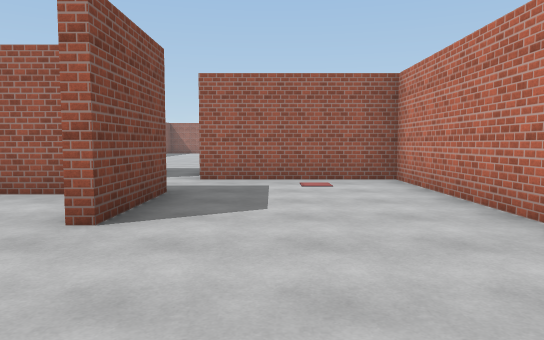
view 1 (above)

16 first-person views from a walk through a 3-D level made in the Unity game engine. The camera is 1.4 m above the floor, tilts 4° down and sees 70° across. The floor is counted in squares, 2 m on a side. Each view is taken from the middle of a square. On the plan, view 1 faces up. The plan holds only what a view shows up to about 11 squares ahead; the rest is blank. The place goes on beyond the plan. The player is left out. Some animated figures are left out. Surface patterns are stand-ins for the level's own textures.

view 2
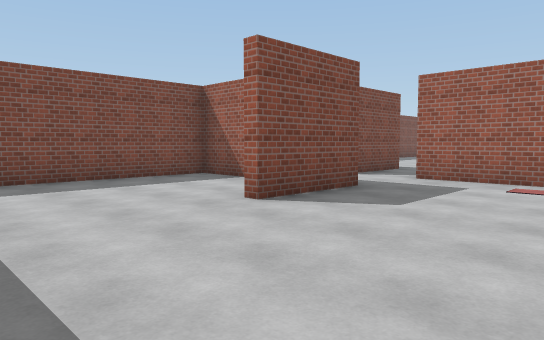

view 3
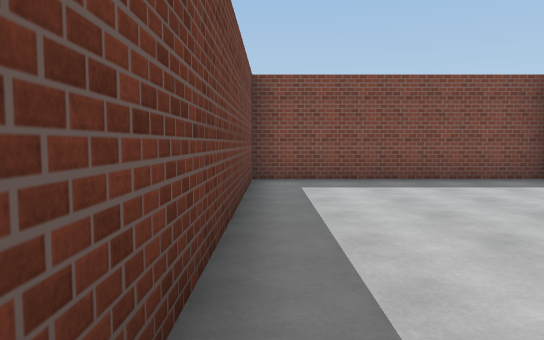

view 4
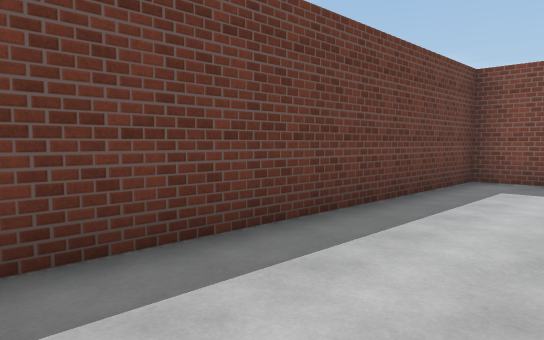

view 5
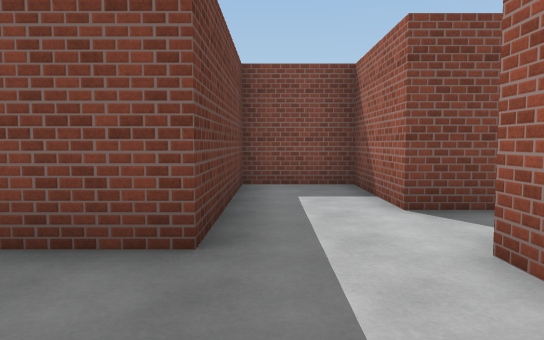

view 6
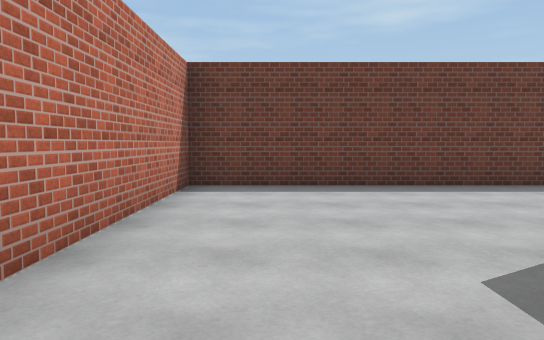

view 7
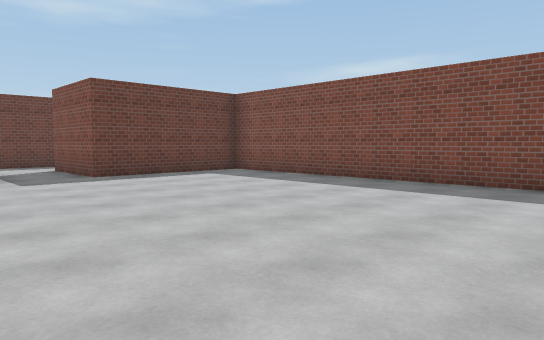

view 8
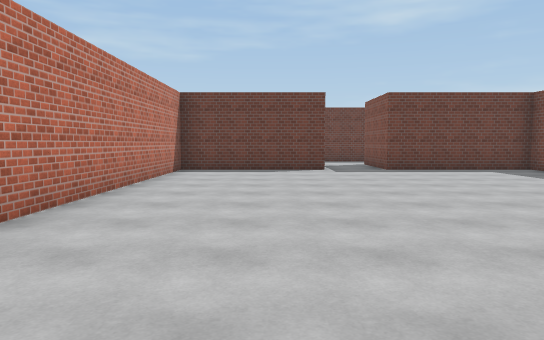

view 9
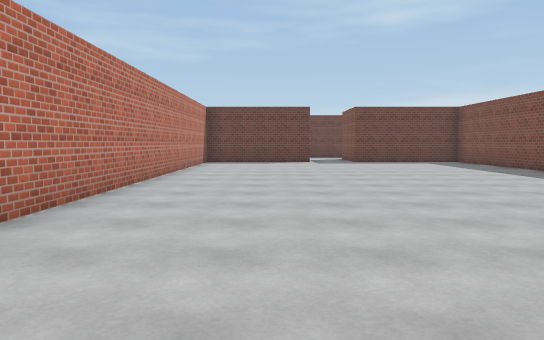

view 10
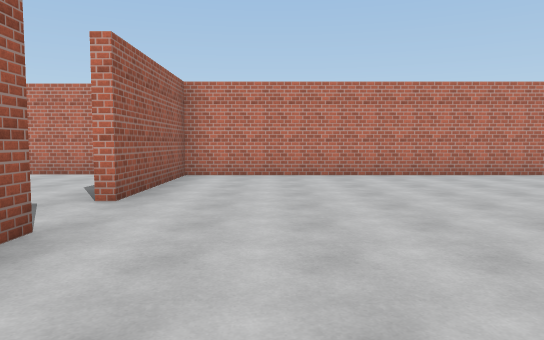

view 11
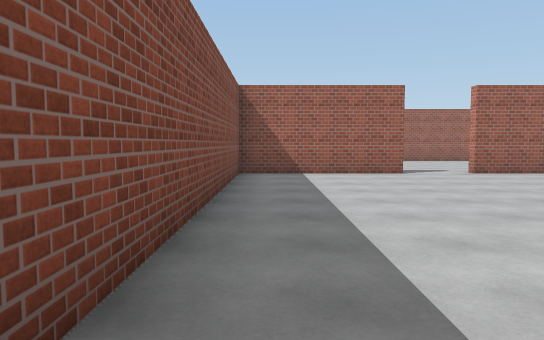

view 12
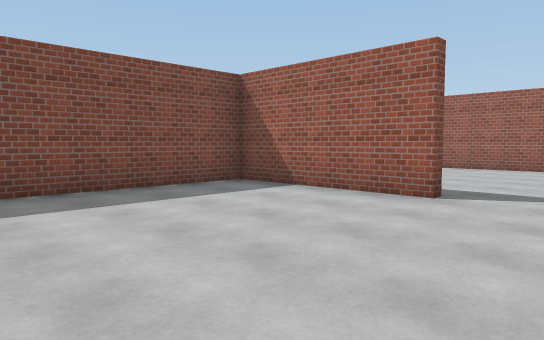

view 13
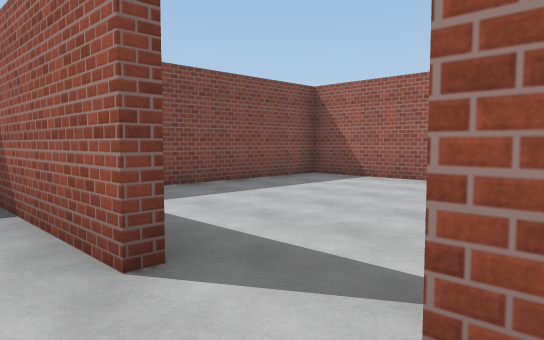

view 14
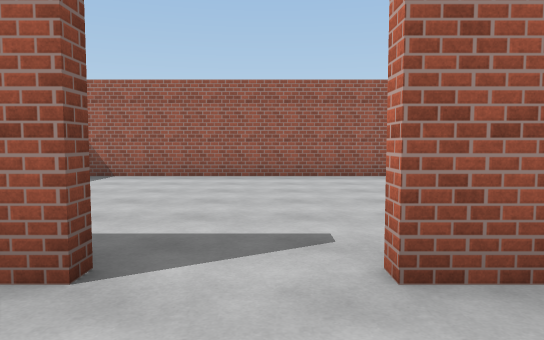

view 15
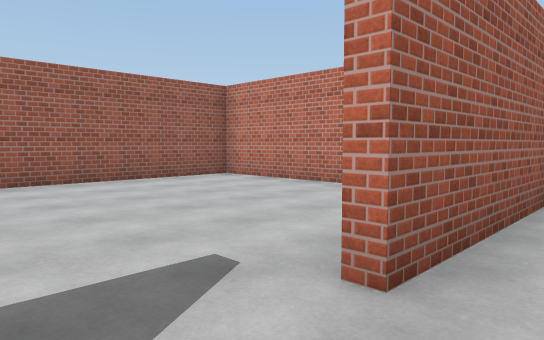

view 16
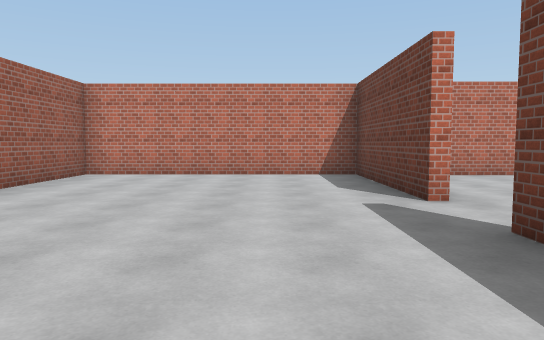

### Floor plan
Points are (right, up) in squares from view 1. A wall is a line through its corners. A room is listed if a view was taken in it or the views show most of it. See-through windows are left out.
Room 1 (views 1, 2, 3, 4, 5, 6)
walls: (-2.8, 5.3) (-5.5, 5.3) (-5.5, -0.4) (2.4, -0.4) (2.4, 7.4) (-1.4, 7.4); (-3, 7.4) (-5.5, 7.4) (-5.5, 5.5) (-1.5, 5.5) (-1.5, 3.2)
ways out: opening at (-2, 7) to room 2
Room 2 (views 7, 8, 9, 10, 11, 12, 13, 14, 15)
walls: (-2.9, 25.9) (-6.7, 25.9) (-6.7, 9.9) (-3, 9.9) (-3, 7.4); (-1.4, 9.9) (2.4, 9.9) (2.4, 25.9) (-1.4, 25.9)
ways out: opening at (-2, 7) to room 1; opening at (-2.5, 26) to room 3
Room 3 (view 16)
walls: (-1.4, 26.1) (2.6, 26.1) (2.6, 32.1) (-6.7, 32.1) (-6.7, 28.1)
ways out: opening at (-2.5, 26) to room 2

Positions as (right, up) in squares from view 1, and headings:
1: (0, 0), facing up
2: (2, 0), facing up-left
3: (2, 0), facing left
4: (2, 2), facing down-left
5: (1, 6), facing left
6: (1, 6), facing down
7: (0, 18), facing down-left
8: (0, 20), facing down
9: (0, 24), facing down
10: (-6, 24), facing right
11: (-6, 17), facing up
12: (-1, 21), facing up-left
13: (-1, 25), facing up-left
14: (-2, 24), facing up
15: (-3, 25), facing up-right
16: (-6, 28), facing right
